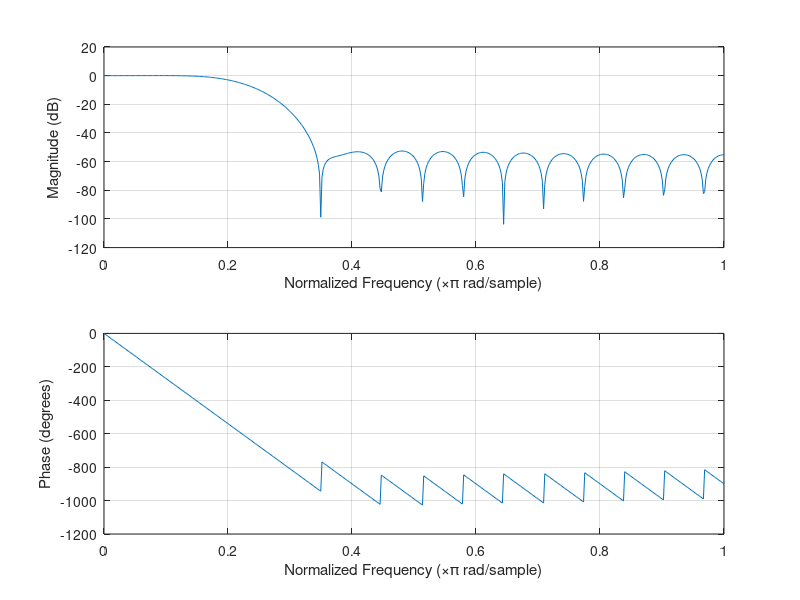
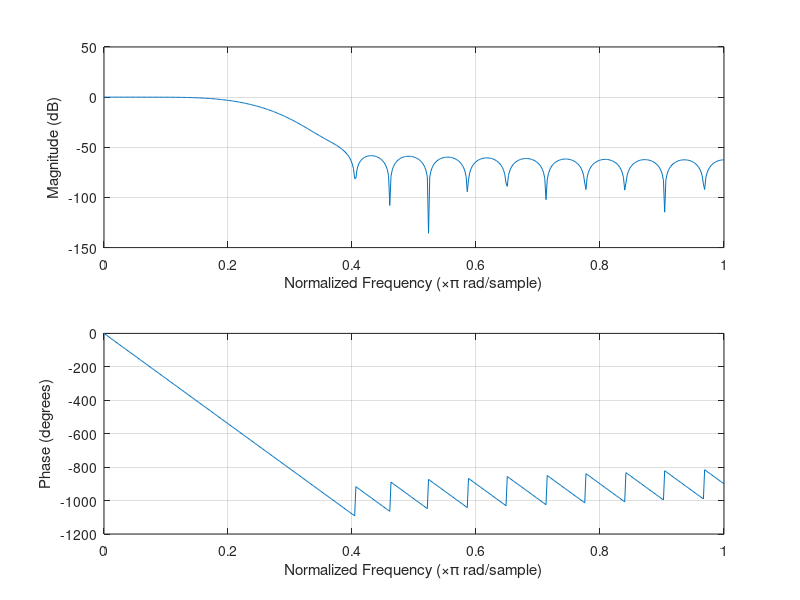
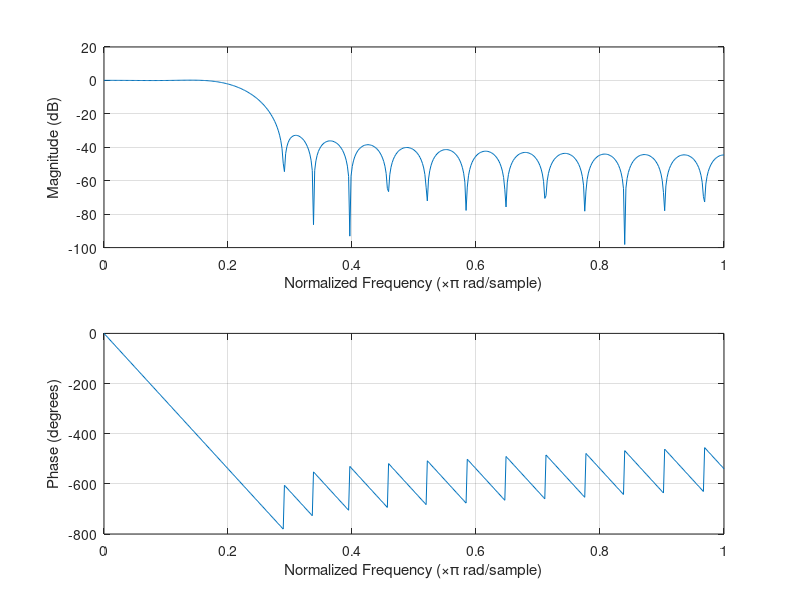
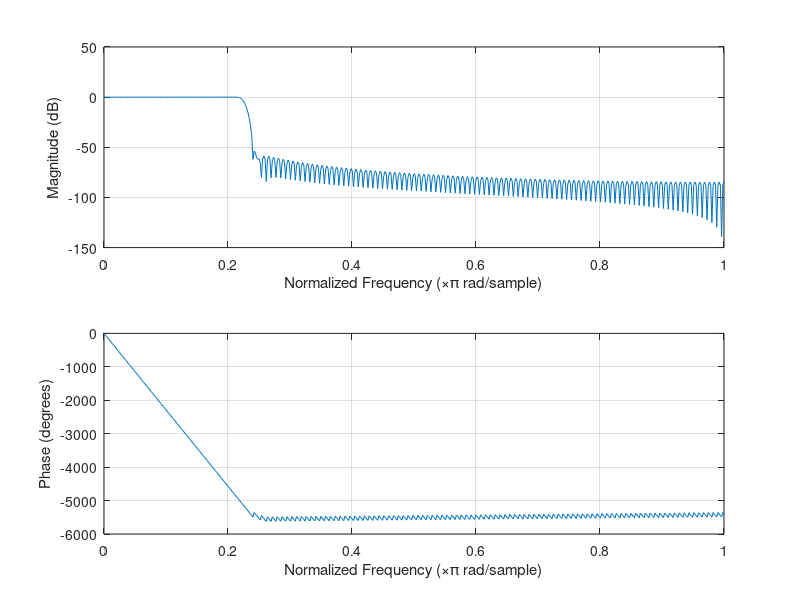

Here is the MATLAB script that generated these plots, in order:
%
% Author : Paula A A Graça
% Student @ TUM 2019
%
% Assignment 2 - Exercise 1 : 
%   Windowing method for FIR filter design
%
%   h - sinc function
%   wh - hamming window
%   wg - gaussian window
%   wk - kaiser window
%   fs - sampling frequency
%   fN - Nyquist frequency
%
%   freqz.m - used to plot the frequency response of the filter
%

fs= 44100;
fN=fs/2; 

%plot the three kinds of windows for n=15 and n=127
for n=15:112:127

    %sinc function with length 2n+1
    h =(sinc((-n:n)/4.41)/4.41)';
    %compute 3 different windows: hamming, gaussian, kaiser
    wh = hamming(2*n+1); 
    wg = gausswin(2*n+1,2.5);
    wk = kaiser(2*n+1,2.5);

    % f = wn*fs/2pi
    % frequency responses and phases
    figure
    freqz(h.*wh)    % plot hamming
    figure
    freqz(h.*wg)    % plot gaussian
    figure
    freqz(h.*wk)    % plot kaiser
end

%__________________OBSERVATIONS_______________________
% 
%   - At -3dB, the 'cutting-off frequency' for all windows is a little 
%   below the 5KHz defined frequency, being more aproximate for the kaiser
%   window;
%
%   - The hamming and gaussian windows does not present any ripple, while the
%   kaiser window present a 0.15 minimal 'passband-ripple';
%
%   - The 'stopband-ripple' for the kaiser window is significantly higher
%   than the other two windows (difference > 20dB), indicating that its first 
%   lobe has higher energy for stopband frequencies, while the the gaussian 
%   has the lowest stopband-ripple; 
%
%   - The 'transition bandwith' has the stiffest slope for the kaiser
%   window, which indicates that it has the fastest transition. The slowest
%   transition (gentlest slope) is verified in the gaussian window.
%   
%   - All graphs present linear 'phase' in the passband and transition areas,
%   hamming phase presents the less variation torwards higher frequencies
%   and kaiser has the most variable phase.
%
%   - If the window length is increased, the system gets less stable as the 
%   number of ripples in the stopband area increases as well.
%
%   .: Overall, the Hamming window presents the less energetic ripples for
%   the stopband; the Kaiser window presents the fastest transition
